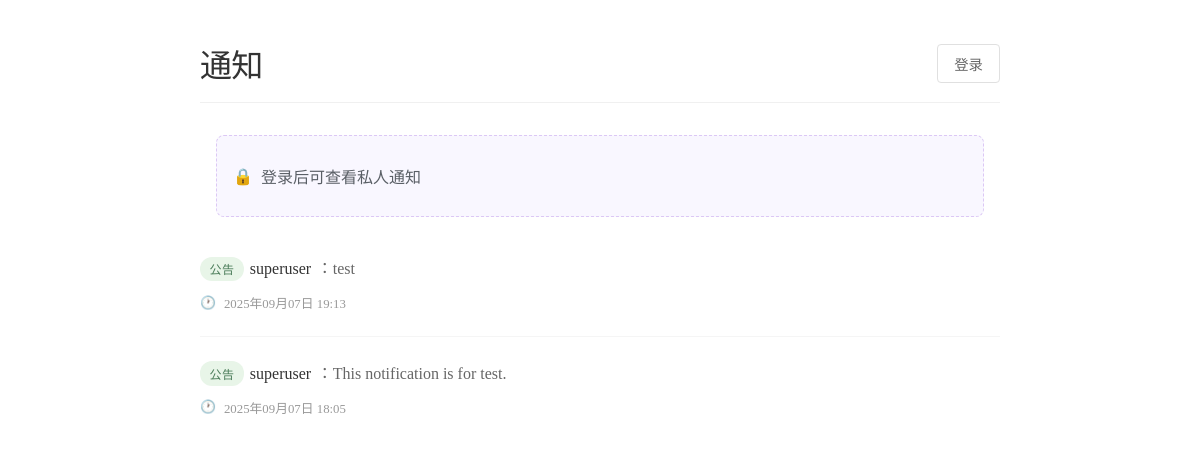
/notifications/, run on an earlier commit of the app's database.
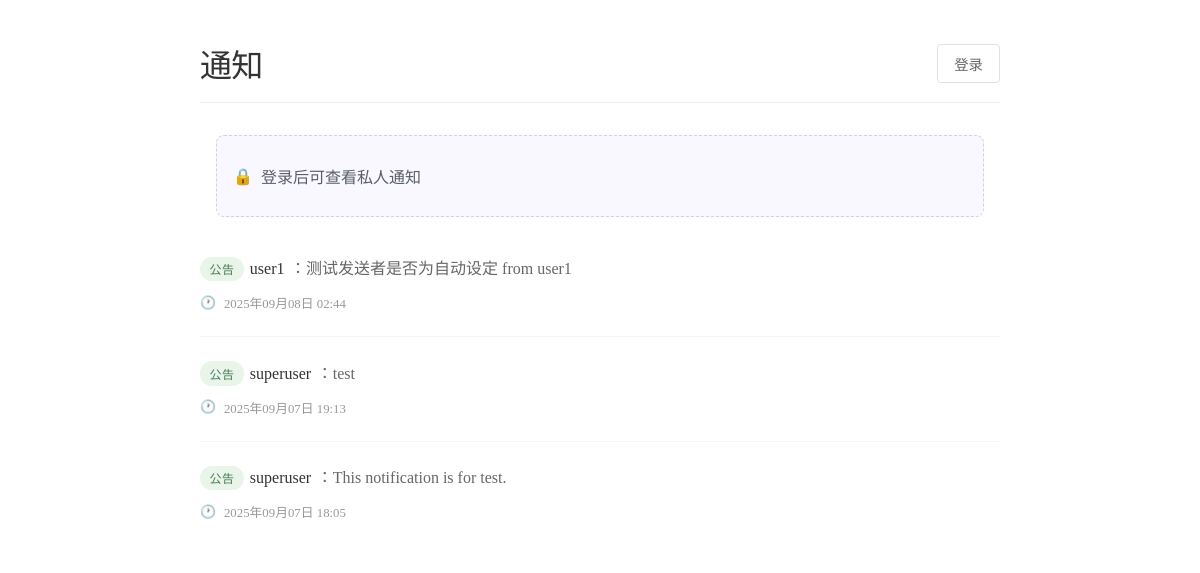
And on a later commit of the database.
### notifications/models.py (models this page shows, shortened)
class Notification(models.Model):
    sender = models.ForeignKey(
        User,
        on_delete=models.CASCADE,
        related_name="sent_notifications",
        null=True, blank=True   # ✅ 新增：允许为空
    )
    receiver = models.ForeignKey(
        User,
        on_delete=models.CASCADE,
        related_name="received_notifications",
        null=True, blank=True   # ✅ 仍然允许为空 → 公告
    )
    message = models.TextField()
    created_at = models.DateTimeField(auto_now_add=True)
    is_read = models.BooleanField(default=False)

### notifications/views.py (the view)
# urls.py: path('', views.my_notifications, name='notifications_list'),
def my_notifications(request):
    if request.user.is_authenticated:
        notifications = Notification.objects.filter(
            Q(receiver=request.user) | Q(receiver=None)
        ).order_by("-created_at")
    else:
        notifications = Notification.objects.filter(receiver=None).order_by("-created_at")
    return render(request, "notifications/notifications_list.html", {
        "notifications": notifications
    })

### notifications/templates/notifications/notifications_list.html (shortened to what this page needs)
{% load static %}
<link rel="stylesheet" href="{% static 'css/notifications.css' %}">
<div class="page-wrapper">
  <div class="page-header">
    <h1 class="page-title">通知</h1>
    <div class="user-status">
      {% if request.user.is_authenticated %}
        <span class="user-info">
          <span class="username">{{ request.user.username }}</span>
        </span>
        <button type="button" class="logout-btn" onclick="logoutUser()">退出</button>
      {% else %}
        <a href="{% url 'login' %}?next=/notifications/" class="login-btn">登录</a>
      {% endif %}
    </div>
  </div>
  <div class="notifications-container">
  {% if not request.user.is_authenticated %}
  <div class="auth-alert">
    <span class="icon">🔒</span>
    <p>登录后可查看私人通知</p>
  </div>
  {% endif %}
  <ul class="notification-list">
  {% for notif in notifications %}
    <li class="notification-item d-flex align-items-center gap-3">
      <div class="notification-content">
        {% if notif.receiver %}
          <div class="notification-line">
            <span class="badge badge-private">私信</span>
            {% if notif.sender %}
              <span class="notification-sender">{{ notif.sender.username }}</span>
              <span class="arrow">→</span>
              <span class="notification-sender">{{ notif.receiver.username }}</span>
              <span class="notification-message">：{{ notif.message }}</span>
            {% else %}
              <span class="notification-sender">未知</span>
              <span class="arrow">→</span>
              <span class="notification-sender">{{ notif.receiver.username }}</span>
              <span class="notification-message">：{{ notif.message }}</span>
            {% endif %}
          </div>
          {% if not notif.is_read and request.user == notif.receiver %}
          <a class="mark-read-btn" href="{% url 'mark_read' notif.id %}">
            <span class="icon">✓</span> 标记已读
          </a>
          {% endif %}
        {% else %}
          <div class="notification-line">
            <span class="badge badge-public">公告</span>
            {% if notif.sender %}
              <span class="notification-sender">{{ notif.sender.username }}</span>
              <span class="notification-message">：{{ notif.message }}</span>
            {% else %}
              <span class="notification-sender">系统</span>
              <span class="notification-message">：{{ notif.message }}</span>
            {% endif %}
          </div>
        {% endif %}
        <div class="notification-time">
          <span class="icon">🕐</span>
          <span>{{ notif.created_at|date:"Y年m月d日 H:i" }}</span>
        </div>
      </div>
    </li>
  {% empty %}
    <li class="empty-notification">暂无通知</li>
  {% endfor %}
  </ul>
</div>

### notifications/static/css/notifications.css (style rules this page uses)
.page-wrapper { max-width: 800px; margin: 0 auto; padding: 2rem 1rem; background: #ffffff; min-height: 100vh; }
.page-header { display: flex; justify-content: space-between; align-items: center; margin-bottom: 2rem; padding-bottom: 1rem; border-bottom: 1px solid #f0f0f0; }
.page-title { margin: 0; font-weight: 300; font-size: 2rem; color: #333; letter-spacing: -0.02em; }
.user-status { display: flex; align-items: center; gap: 1rem; }
.login-btn, .logout-btn { padding: 0.5rem 1rem; background: transparent; color: #666; text-decoration: none; border: 1px solid #e0e0e0; border-radius: 4px; font-size: 0.9rem; transition: all 0.2s ease; cursor: pointer; font-family: inherit; }
.notifications-container { background: #ffffff; }
.auth-alert { display: flex; align-items: center; gap: 0.5rem; padding: 0.75rem 1rem; margin: 1rem; border: 1px dashed #6a11cb33; background-color: #f9f7ff; color: #5a5f66; border-radius: 0.5rem; }
.auth-alert .icon { font-size: 1rem; }
.notification-list { list-style: none; padding: 0; margin: 0; }
.notification-item { border: none; border-bottom: 1px solid #f5f5f5; transition: all 0.3s ease; padding: 1.5rem 0; display: flex; align-items: flex-start; cursor: pointer; position: relative; }
.notification-item:last-child { border-bottom: none; }
.notification-content { flex-grow: 1; transition: all 0.3s ease; }
.notification-line { display: flex; align-items: center; gap: 0.35rem; flex-wrap: wrap; }
.badge-public { background-color: #e8f5e8; color: #4a7c59; padding: 0.2rem 0.6rem; border-radius: 12px; font-size: 0.75rem; font-weight: 400; text-transform: uppercase; letter-spacing: 0.5px; transition: all 0.3s ease; }
.notification-sender { font-weight: 500; color: #333; }
.notification-message { color: #666; line-height: 1.5; }
.notification-time { display: flex; align-items: center; gap: 0.5rem; font-size: 0.8rem; color: #999; margin-top: 0.75rem; flex-wrap: wrap; }
.notification-time .icon { font-size: 0.8rem; }

What changed in the data, as far as the page shows it:
added Notification: sender.username "user1", message "测试发送者是否为自动设定 from user1", created_at "2025年09月08日 02:44"
